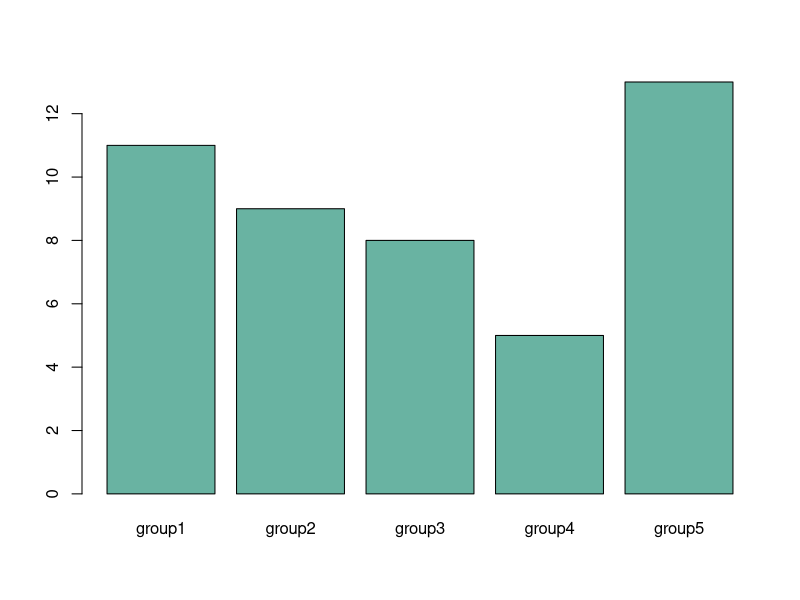

Reproduce this figure in R.
# create dummy data
data <- data.frame(
  name=letters[1:5],
  value=sample(seq(4,15),5)
)

# Uniform color
barplot(height=data$value, names.arg=c("group1","group2","group3","group4","group5"), col="#69b3a2")
